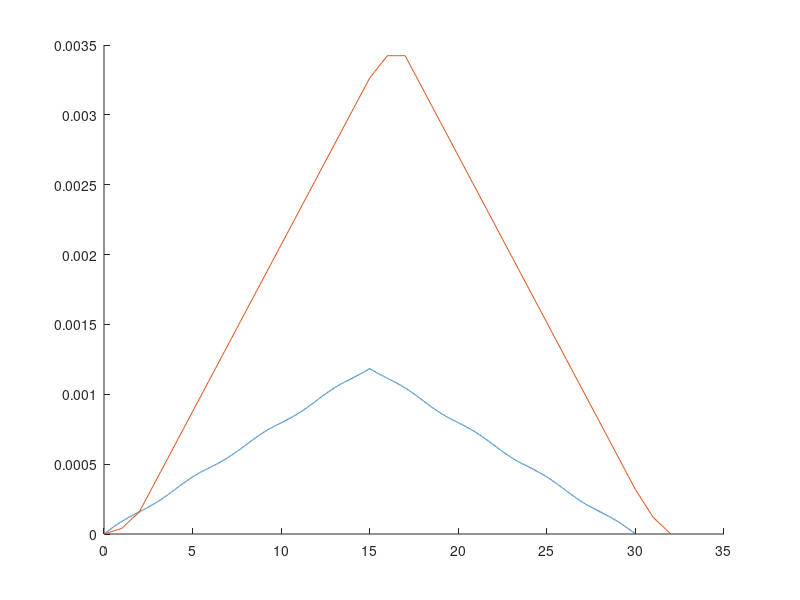

This chart was generated by the following MATLAB code:
% updated code can be found at: https://github.com/torholmslettebak/master2016/tree/master/code

clf
% Lengt of bridge [m]
L = 30;
% Number of sensors
n = 2;
% Distance between sensors
n_d = 5;
%number of axles
n_a = 3
%distanse between axles
d_a = 1;
% Distane from reaction A to first sensor
L_a = 15;
% Distance from reaction A to furthest sensor
L_b = 25;

axleWeights = [5000 10000 15000];
clf


function [a, b, c, d] =  generateInfluenceLine(L, L_a)
	magnitude = L_a*(1- L_a / L);
	a = magnitude/L_a;
	b=0;
	c = -magnitude/(L-L_a);
	d = magnitude;
end

function [yValue,x] =  fillInfluenceLine(a, b, c, d, L_a, L)
	x1 = 0:0.001:L_a;
	x2 = L_a:0.001:L;
	y1 = a*x1 + b;
	y2 = c*(x2-L_a) + d;
	y2(1) = [];
	x2(1) = [];
	x = [x1, x2];
	y = [y1,y2];
	yValue = y;
	% plot(x,y)
end

% The first sensor
[a,b,c,d] = generateInfluenceLine(L, L_a)
[infS1, x1] = fillInfluenceLine(a,b,c,d, L_a, L);
hold on
% The second sensor
% [a,b,c,d] = generateInfluenceLine(L, L_b)
% [sensor2Vector, x2] = fillInfluenceLine(a,b,c,d, L_b, L);
% disp('length')
% length(infS1)
%  Now, lets introduce some moving loads, lets begin with 1
% The speed [m/s]
v = 1;  % should use 30 seconds to pass the bridge
% The load [N]
p1 = 10000;
% E modulus N/m^2
E = 200*10^9;
% Section modulus (IPE 300 m^3)
Z = 3.14e5 / (1000^3);
% Lets first try with only one sensor, sensor1 whose Influence data is stored in infS1
epsilonS1 = 0:0.001:30;
counter = 1;
for t = 0:0.001:30
	s = v*t;
	epsilonS1(counter) = infS1(counter) * p1 /(E*Z)    + 0.00001*sin(pi*t/2); %sin function for noise
	counter++;
end

% t - time vector, axleLoad in Newton, E - Elasticity modulus, Z - section modulus, v speed [m/s], infS influence line for sensor
function strain = calcStrainHistory(t, axleLoad, E, Z, v, infS, L)
	counter = 1;
	s = 0;
	strain = zeros(1, length(t));
	while s<L
		s=v*t
	end
end

plot(x1, epsilonS1)

timeAxlePosHistory = zeros(length(t), n_a +1);
% fill time

for i = 1:length(t)
	timeAxlePosHistory(i,1) = t(i);
end

function y = getOrdinateValue(a,b,c,d, pos, L_a)
	if (pos<=L_a)
		y = a*pos + b;
	else
		y =c*(pos-L_a) + d;
	end
	% disp(y);
end		

% needs the influence line, axle distance, and time stuff
function ordinateMatrix = createInfluenceOrdinateMatrix(t,axleWeights, v, L, a, b, c, d, L_a, d_a)
	numberOfAxles = length(axleWeights);
	ordinateMatrix = zeros(length(t), numberOfAxles);
	train = zeros(1,numberOfAxles);
	while sum(train) <numberOfAxles
		for i = 1:(length(t))
			s1 = v*t(i);
			if s1<=30
				y1 = getOrdinateValue(a, b, c, d, s1, L_a);
				ordinateVector = zeros(1,numberOfAxles);
				ordinateVector(1,1) = y1;
			else
				train(1,1) = 1;
			end
			% ordinateMatrix(1,1:numberOfAxles) = ordinateVector(1:numberOfAxles)
			if numberOfAxles>1
				for axle = 2:numberOfAxles
					% disp(d_a*(axle-1))
					if (s1 >= d_a*(axle-1)) && (s1 <= (L+ d_a*(axle-1)))
						ordinateVector(1,axle) = getOrdinateValue(a,b,c,d,s1-d_a*(axle-1), L_a);
					else
						train(1, axle) = 1;
					end

					% if s1-d_a*(axle-1) >30
					% 	train(1, axle) = 1;
					% end
				end
				% 
			end
			ordinateMatrix(i,1:numberOfAxles) = ordinateVector(1:numberOfAxles);
		end
	end
end

function strainHist = calcStrainHist(ordinateMatrix, axleWeights, E, Z)
	% strainHist =zeros(length(ordinateMatrix(:,1)),1);
	strainHist = (1/(E*Z)) * ordinateMatrix * transpose(axleWeights);
end

t = 0:0.1:( (L+(n_a -1)*d_a)/v);
ordinateMatrix = createInfluenceOrdinateMatrix(t, axleWeights, v, L, a, b, c, d, L_a, d_a);

strainHist = calcStrainHist(ordinateMatrix, axleWeights, E, Z)
plot(t, strainHist)
